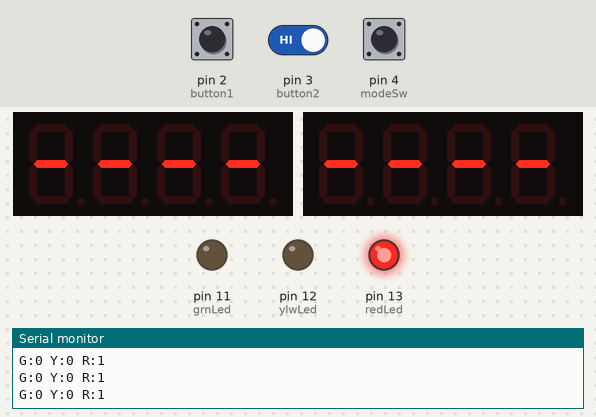
The sketch below on a simulated Arduino Uno, built with avr-gcc and run on an emulated ATmega328P. Shown: 2 × 4-digit seven-segment display, output pins drawn as LEDs (lit = HIGH), the last lines printed to the serial monitor. The inputs (shaded band) are chosen by the test bench; at power-on: pin 4 (modeSw) HIGH, pin 2 (button1) HIGH, pin 3 (button2) HIGH.

Above: at 1.2 s.
1.3 s: pin 4 (modeSw) pulled LOW for 0.15 s
At 1.38 s:
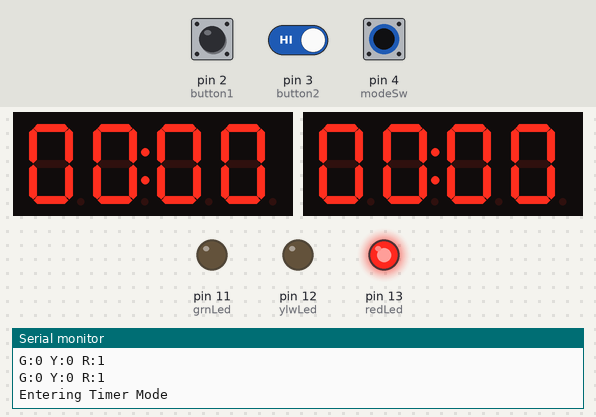
2.9 s: pin 2 (button1) pulled LOW for 0.15 s
At 3.9 s:
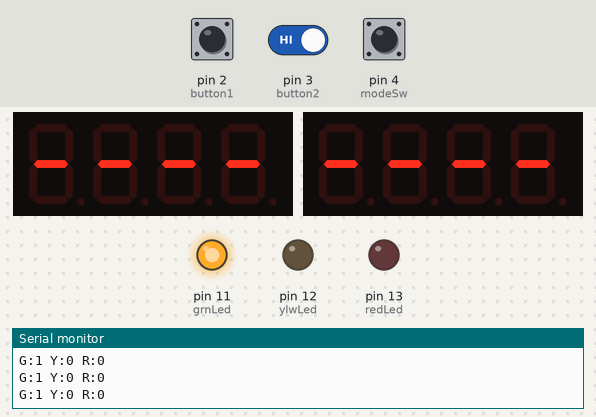
4.5 s: pin 2 (button1) pulled LOW for 1 s
At 5.1 s:
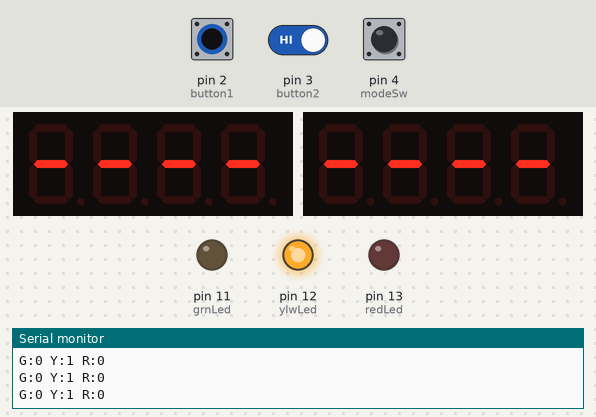
7.0 s: pin 2 (button1) pulled LOW for 3.2 s
At 8.2 s:
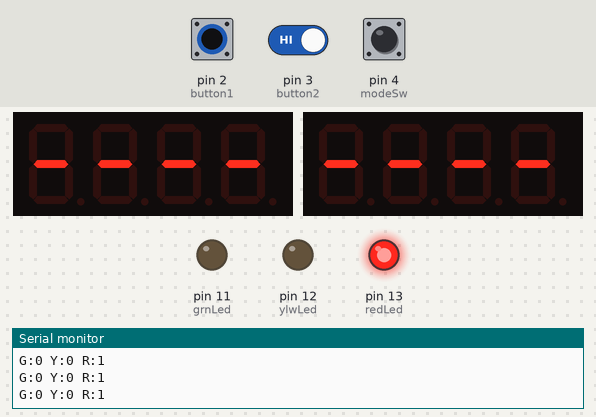
13.2 s: pin 4 (modeSw) pulled LOW for 3.2 s
At 14.5 s:
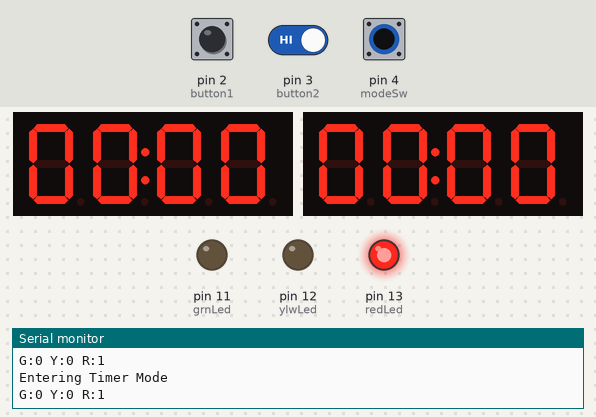
19.4 s: pin 2 (button1) driven LOW and pin 3 (button2) driven LOW and pin 4 (modeSw) driven LOW
At 21.6 s:
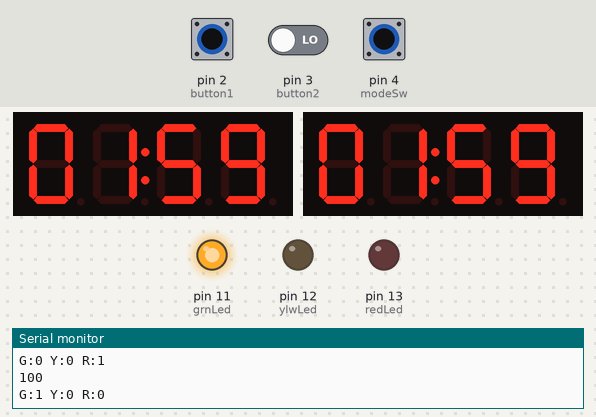
Timing chart, 0 to 23.1 s (numbered marks = the images above; inputs shaded):
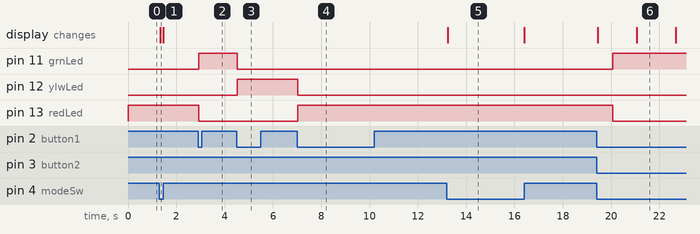

Measured:
- after the input at 1.3 s, the display: changes at once (image 1)
- after the input at 2.9 s, pin 11 (grnLed): LOW → HIGH at once; pin 13 (redLed): HIGH → LOW at once
- after the input at 4.5 s, pin 11 (grnLed): HIGH → LOW at once; pin 12 (ylwLed): LOW → HIGH at once
- after the input at 7.0 s, pin 12 (ylwLed): HIGH → LOW at once; pin 13 (redLed): LOW → HIGH at once
- after the input at 13.2 s, the display: changes at once (image 5)
- after the input at 19.4 s, pin 11 (grnLed): LOW → HIGH after 0.66 s; pin 13 (redLed): HIGH → LOW after 0.66 s; the display: first changes after 0.05 s (image 6 shows a later state)

The sketch:

trafficLight.ino
```cpp
// (licence header left out)
/* ToDo:
 *  fix small display (hw) (parts ordered)
 */

#include <Wire.h>
#include <Adafruit_GFX.h>
#include "Adafruit_LEDBackpack.h"

Adafruit_7segment bigDisplay = Adafruit_7segment();
Adafruit_7segment smallDisplay = Adafruit_7segment();

// LEDs
const int redLed = 13;
const int ylwLed = 12;
const int grnLed = 11;

// buttons and switches
const int button1 = 2;
const int button2 = 3;
const int modeSw = 4;

//other variables
int counter = 0;
volatile int manState = 0;
int dbM = 300;  //debounce time, ms

void setup() {
  Serial.begin(9600);
  Serial.println("Starting setup");
  bigDisplay.begin(0x70);
  //Serial.println("Big Display complete");
  smallDisplay.begin(0x71);

  // pin settings
  //Serial.println("Pin Settings");
  pinMode(redLed, OUTPUT);
  pinMode(ylwLed, OUTPUT);
  pinMode(grnLed, OUTPUT);
  pinMode(button1, INPUT_PULLUP);
  pinMode(button2, INPUT_PULLUP);
  pinMode(modeSw, INPUT_PULLUP);

  //clear the displays
  clearDisplays();
  Serial.println("Setup complete");
}

void loop() {
  // manual mode
  while (digitalRead(modeSw) == HIGH) {
    manualMode();
  }
  // timer mode
  while (digitalRead(modeSw) == LOW) {
    timerMode();
  }
}

void manualMode() {
  // manual mode setup
  Serial.println("Entering Manual Mode");
  attachInterrupt(digitalPinToInterrupt(button1), manualCounter, FALLING);

  clearDisplays();
  counter = 0;

  // manual mode loop
  while (true) {
      switch(counter % 3) {
        case 0:
        // red light
          ledCtrl(LOW, LOW, HIGH);
        break;
        case 1:
        // green light
          ledCtrl(HIGH, LOW, LOW);
        break;
        case 2:
        // yellow light
          ledCtrl(LOW, HIGH, LOW);
        break;
        default:
          //something broke
          Serial.println("Manual Mode broke.");
        break;
      }
      if (digitalRead(modeSw) == LOW) {
        break;
      }
  }
}

void timerMode() {
  // setup for timer mode
  Serial.println("Entering Timer Mode");
  int minutes = 0;
  int seconds = 0;
  float maxSeconds = 0;
  int go = false;
  detachInterrupt(digitalPinToInterrupt(button1));
  counter = minutes*100 + seconds;

  // zero both displays
  writeBothDisplays(counter, true);

  // turn red LED on
  ledCtrl(LOW, LOW, HIGH);

  // timer mode loop
  while (true) {
    // set timer
    if (digitalRead(button2) == LOW) {
      minutes++;
      counter = minutes*100 + seconds;
      writeBothDisplays(counter, true);
      delay(dbM);
    }
    //start timer
    if (digitalRead(button1) == LOW) {
      go = true;
      maxSeconds = minutes*60;
      delay(dbM);
    }
    if (go) {
      writeBothDisplays(counter, true);
      if (counter > 0) {
        // control the traffic lights
        Serial.println(counter);
        // timer was > 1 minute and only 1 minute remains
        if (maxSeconds > 60 && minutes == 0) {
          ledCtrl(LOW, HIGH, LOW);
        }
        // timer was <= 1 minute and 10 seconds remain
        else if (maxSeconds<=60 && minutes==0 && seconds<=10) {
          ledCtrl(LOW, HIGH, LOW);
        }
        else {
          ledCtrl(HIGH, LOW, LOW);
        }
        // handle minutes/seconds conversion
        if (seconds == 0) {
          minutes--;
          seconds = 59;
        }
        else {
          seconds--;
        }
      }
      else {
        go = false;
        clearDisplays();
        ledCtrl(LOW, LOW, HIGH);
      }
      counter = minutes*100 + seconds;
      delay(1000);
    }
    if (digitalRead(modeSw) == HIGH) {
      break;
    }
  }
}

void clearDisplays() {
  writeBothDisplays(10000, false);
  ledCtrl(LOW, LOW, HIGH);
}

void writeBothDisplays(int number, int colon) {
  bigDisplay.print(number, DEC);
  smallDisplay.print(number, DEC);
  // zero padding, since the displays do not pad
  if (number < 1000) {
    smallDisplay.writeDigitNum(0,0);
    bigDisplay.writeDigitNum(0,0);
    if (number < 100) {
      smallDisplay.writeDigitNum(1,0);
      bigDisplay.writeDigitNum(1,0);
      if (number < 10) {
        smallDisplay.writeDigitNum(3,0);
        bigDisplay.writeDigitNum(3,0);
      }
    }
  }
  smallDisplay.drawColon(colon);
  bigDisplay.drawColon(colon);
  smallDisplay.writeDisplay();
  bigDisplay.writeDisplay();
}

void ledCtrl(boolean green, boolean yellow, boolean red) {
  Serial.print("G:");Serial.print(green);
  Serial.print(" Y:");Serial.print(yellow);
  Serial.print(" R:");Serial.println(red);
  digitalWrite(grnLed, green);
  digitalWrite(ylwLed, yellow);
  digitalWrite(redLed, red);
}

void manualCounter() {
  Serial.println("Button 1 Interrupt");
  static unsigned long last_interrupt_time = 0;
  unsigned long interrupt_time = millis();
  if (interrupt_time - last_interrupt_time > dbM) {
    counter++;
  }
  last_interrupt_time = interrupt_time;
}
```
